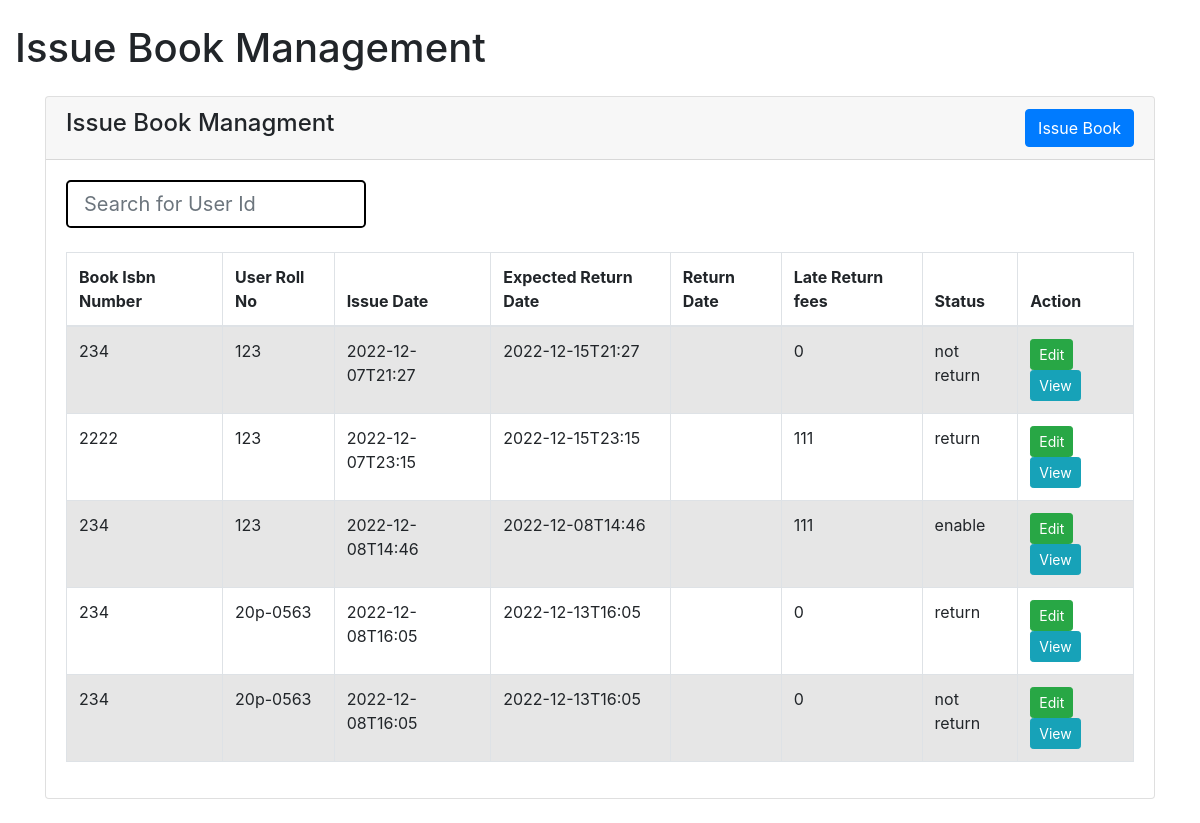
The page /admin/includes/home6.php on the database its author committed.
### tables this page shows
CREATE TABLE `lms_issue_book` (
  `id` int(6) NOT NULL,
  `book_id` varchar(191) NOT NULL,
  `user_id` varchar(191) NOT NULL,
  `issue_date_time` varchar(191) NOT NULL,
  `expected_return_date` varchar(191) NOT NULL,
  `return_date_time` varchar(191) NOT NULL,
  `book_fines` varchar(191) NOT NULL,
  `book_issue_status` varchar(191) NOT NULL
);

### admin/includes/home6.php (the view, shortened to what this page needs)
<!doctype html>
<html lang="en">
  <head>
    <link href="https://cdn.jsdelivr.net/npm/bootstrap@5.1.3/dist/css/bootstrap.min.css" rel="stylesheet">
    <link rel="stylesheet" href="https://cdn.jsdelivr.net/npm/bootstrap@4.1.3/dist/css/bootstrap.min.css">
    <link rel="stylesheet" href="//cdn.jsdelivr.net/npm/alertifyjs@1.13.1/build/css/alertify.min.css"/>
</head>
<body>
<div class="container-fluid py-4" style="min-height: 700px;" style="width: 100%;">
	<h1>Issue Book Management</h1>
<div class="container mt-4">
    <div class="row">
        <div class="col-md-12">
            <div class="card">
                <div class="card-header">
                    <h4>Issue Book Managment
                        <button type="button" class="btn btn-primary float-end" data-bs-toggle="modal" data-bs-target="#studentAddModal">
                          Issue Book
                        </button>
                    </h4>
                </div>
                <div class="card-body">
				<input class="form-control form-control-lg form-control-borderless" type="text" id="searchh" autocomplete="off" placeholder="Search for User Id">
                <br>
				<table id="myTable" class="table table-bordered table-striped">
                        <thead>
                            <tr>
                                <th>Book Isbn Number</th>
                                <th>User Roll No</th>
                                <th>Issue Date</th>
                                <th>Expected Return Date</th>
                                <th>Return Date</th>
                                <th>Late Return fees</th>
                                <th>Status</th>
                                <th>Action</th>
                            </tr>
                        </thead>
                        <tbody>
                            <?php
                            require './dbconn.php';
                            $query = "SELECT * FROM lms_issue_book";
                            $query_run = mysqli_query($con, $query);
                            if(mysqli_num_rows($query_run) > 0)
                            {
                                foreach($query_run as $student)
                                {
                                    ?>
                                    <tr>
                                        <td><?= $student['book_id'] ?></td>
                                        <td><?= $student['user_id'] ?></td>
                                        <td><?= $student['issue_date_time'] ?></td>
                                        <td><?= $student['expected_return_date'] ?></td>
                                        <td><?= $student['return_date_time'] ?></td>
                                        <td><?= $student['book_fines'] ?></td>
                                        <td><?= $student['book_issue_status'] ?></td>
                                        <td>
                                        <button type="button" value="<?=$student['id'];?>" class="editStudentBtn btn btn-success btn-sm">Edit</button>
                                            <button type="button" value="<?=$student['id'];?>" class="viewStudentBtn btn btn-info btn-sm">View</button>
                                        </td>
                                    </tr>
                                    <?php
                                }
                            }
                            ?>
                        </tbody>
                    </table>
                </div>
            </div>
        </div>
    </div>
</div>
</div>
</body>
</html>

### admin/includes/home6.php (style rules this page uses)
#searchh { width: 300px; background-color: white; border: 2px solid black; }

### rows shown on the page
lms_issue_book: book "234", user "123", issue_date_time "2022-12-07T21:27", expected_return_date "2022-12-15T21:27", book_fines "0", book_issue_status "not return", $student['id'] 2 (drawn)
lms_issue_book: book "2222", user "123", issue_date_time "2022-12-07T23:15", expected_return_date "2022-12-15T23:15", book_fines "111", book_issue_status "return", $student['id'] 3 (drawn)
lms_issue_book: book "234", user "123", issue_date_time "2022-12-08T14:46", expected_return_date "2022-12-08T14:46", book_fines "111", book_issue_status "enable", $student['id'] 4 (drawn)
lms_issue_book: book "234", user "20p-0563", issue_date_time "2022-12-08T16:05", expected_return_date "2022-12-13T16:05", book_fines "0", book_issue_status "return", $student['id'] 5 (drawn)
lms_issue_book: book "234", user "20p-0563", issue_date_time "2022-12-08T16:05", expected_return_date "2022-12-13T16:05", book_fines "0", book_issue_status "not return", $student['id'] 6 (drawn)
